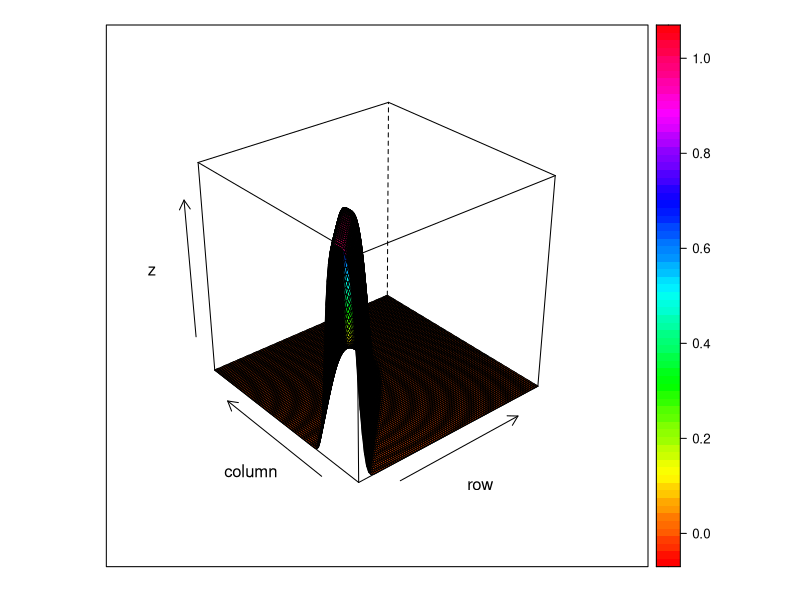

This figure's R source:
rm(list = ls())

# x <- seq(0, 1, length= 100)
# y <- x
# z <- outer(x, y, prior.enth)
# wireframe(z, drape=T, col.regions=rainbow(100))

require(rmutil)
require(lattice)
require(pracma)

# prior parameters
sigma<-9.25
alpha<-2
delta.enth<-0.1
mu<-0.1

## ENTH PRIOR #########################################################
prior.enth<-function(x,y){
  exp(-(sigma*(x-mu)^2)^alpha)*
  exp(-((sigma*((y-x)-delta.enth))^2)^alpha)
}

 x <- seq(0, 1, length= 100)
 y <- x
 z <- outer(x, y, prior.enth)
 wireframe(z, drape=T, col.regions=rainbow(100))

prior.enth.nc<-tryCatch(integral2(prior.enth,xmin=0,xmax=1,ymin=0,ymax=1,singular=T)[[1]],
                        error=function(e) integral2(posterior.enth,xmin=0,xmax=1,ymin=0,ymax=1,abstol=1E-6)[[1]])

tail.enth<-tryCatch(
  integral2(prior.enth,xmin=0,xmax=1,ymin=function(x) x,ymax=1,singular=T)[[1]]/prior.enth.nc,
  error=function(e) 
    integral2(prior.enth,xmin=0,xmax=1,ymin=function(x) x,ymax=1,singular=T)[[1]]/prior.enth.nc)
1-tail.enth
